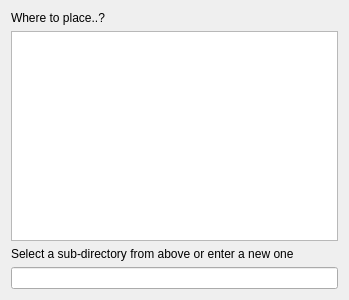
<?xml version="1.0" encoding="UTF-8"?>
<ui version="4.0">
 <class>IDlgDeviceTwoNavPath</class>
 <widget class="QDialog" name="IDlgDeviceTwoNavPath">
  <property name="geometry">
   <rect>
    <x>0</x>
    <y>0</y>
    <width>349</width>
    <height>300</height>
   </rect>
  </property>
  <property name="windowTitle">
   <string>Dialog</string>
  </property>
  <layout class="QVBoxLayout" name="verticalLayout">
   <item>
    <widget class="QLabel" name="labelHead">
     <property name="text">
      <string>Where to place..?</string>
     </property>
    </widget>
   </item>
   <item>
    <widget class="QListWidget" name="listWidget"/>
   </item>
   <item>
    <widget class="QLabel" name="label">
     <property name="text">
      <string>Select a sub-directory from above or enter a new one</string>
     </property>
    </widget>
   </item>
   <item>
    <widget class="QLineEdit" name="lineEdit"/>
   </item>
  </layout>
 </widget>
 <resources/>
 <connections/>
</ui>
